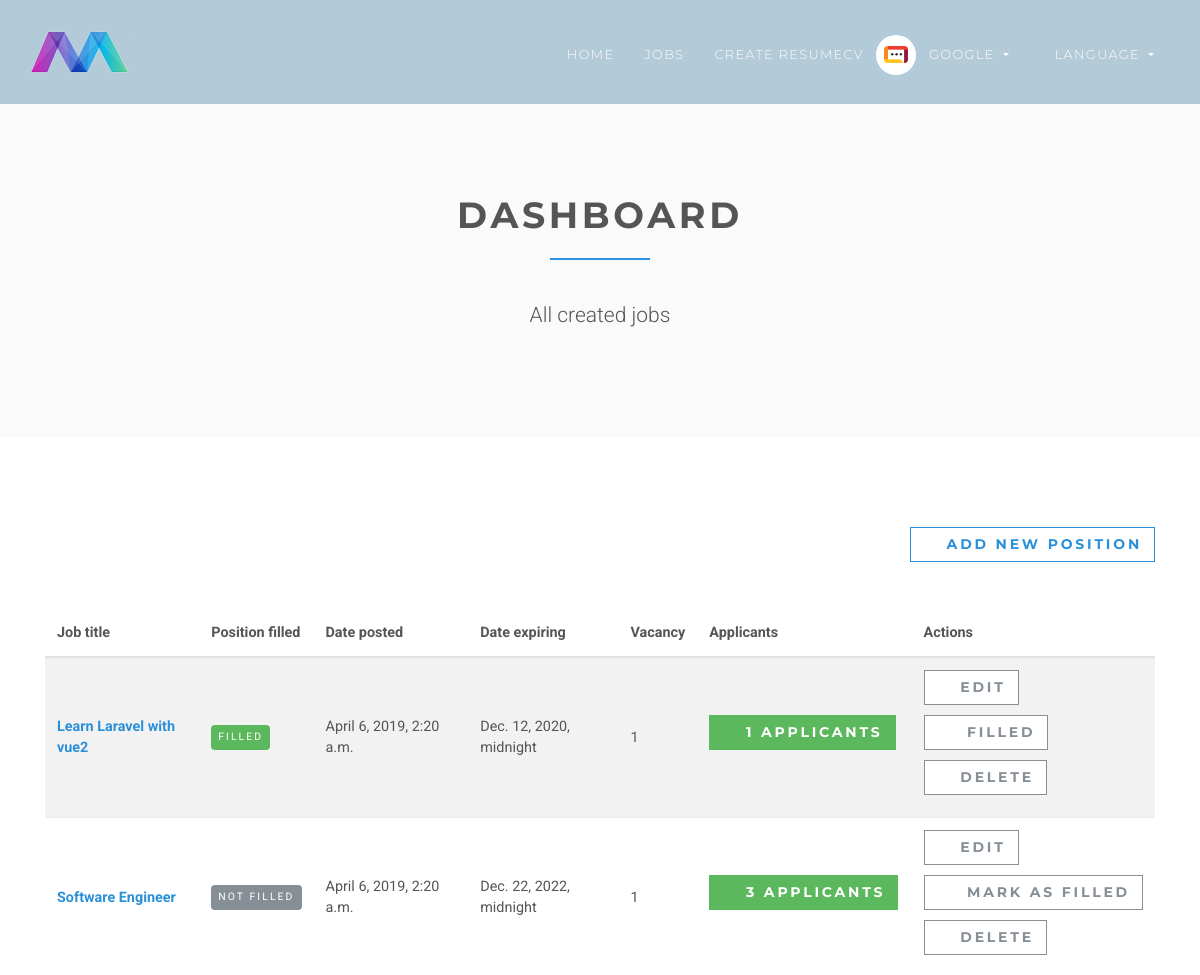
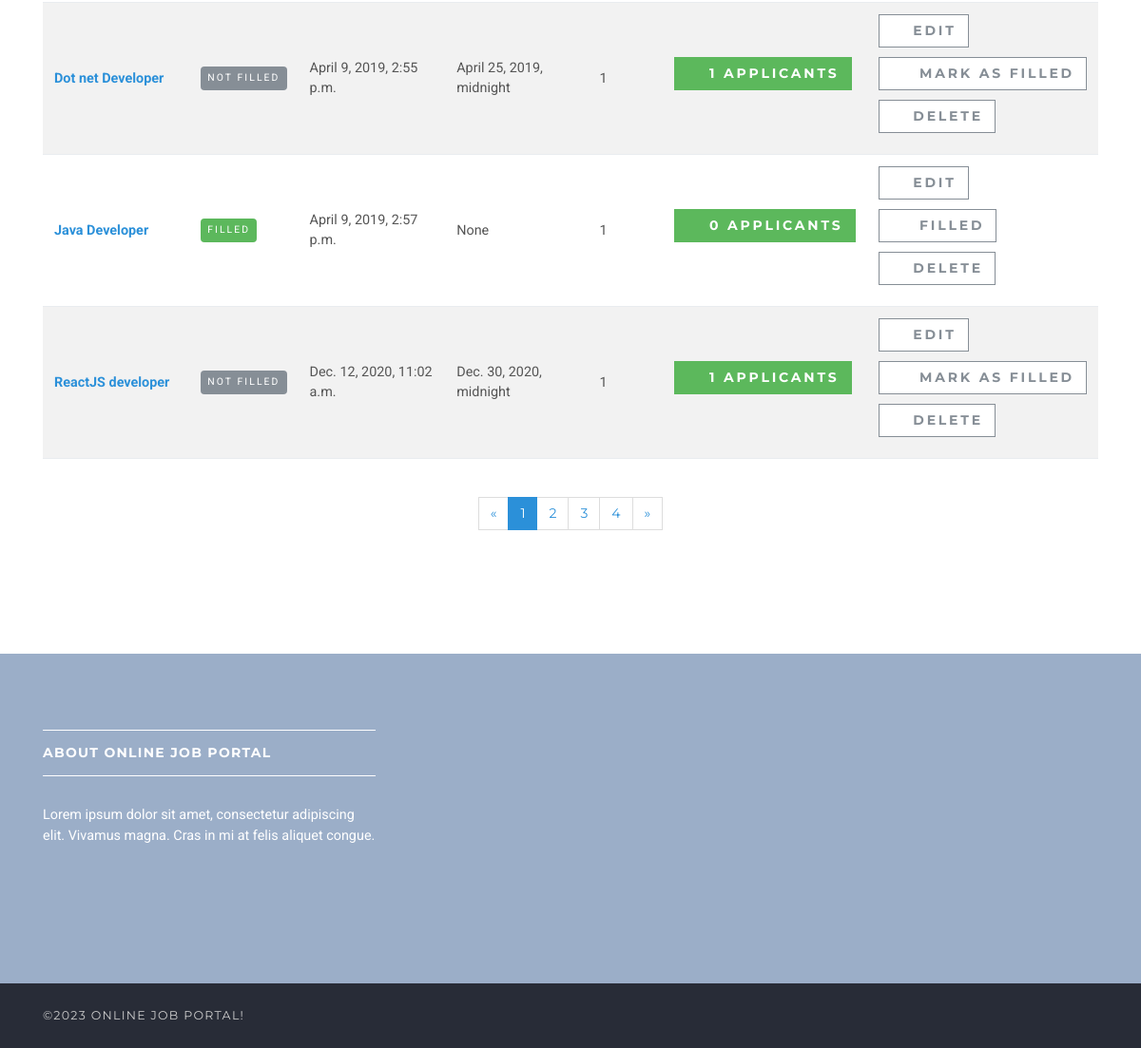
Page /en/employer/dashboard/ (signed in) on the committed database (2 pictures, top to bottom).
### accounts/models.py (models this page shows, shortened)
class User(AbstractUser):
    username = None
    role = models.CharField(max_length=12, error_messages={"required": "Role must be provided"})
    gender = models.CharField(max_length=10, blank=True, null=True, default="")
    email = models.EmailField(
        unique=True, blank=False, error_messages={"unique": "A user with that email already exists."}
    )
    USERNAME_FIELD = "email"
    REQUIRED_FIELDS = []
    objects = UserManager()

### jobsapp/models.py (models this page shows, shortened)
class Job(models.Model):
    user = models.ForeignKey(User, on_delete=models.CASCADE)
    title = models.CharField(max_length=300)
    description = models.TextField()
    location = models.CharField(max_length=150)
    type = models.CharField(choices=JOB_TYPE, max_length=10)
    category = models.CharField(max_length=100)
    last_date = models.DateTimeField()
    company_name = models.CharField(max_length=100)
    company_description = models.CharField(max_length=300)
    website = models.CharField(max_length=100, default="")
    created_at = models.DateTimeField(default=timezone.now)
    filled = models.BooleanField(default=False)
    salary = models.IntegerField(default=0, blank=True)
    tags = models.ManyToManyField(Tag)
    vacancy = models.IntegerField(default=1)
    objects = JobManager()
    class Meta:
        ordering = ["id"]

### jobsapp/views/employer.py (the view)
# urls.py: path("", DashboardView.as_view(), name="employer-dashboard"),
class DashboardView(ListView):
    model = Job
    template_name = "jobs/employer/dashboard.html"
    context_object_name = "jobs"
    @method_decorator(login_required(login_url=reverse_lazy("accounts:login")))
    @method_decorator(user_is_employer)
    def dispatch(self, request, *args, **kwargs):
        return super().dispatch(self.request, *args, **kwargs)
    def get_queryset(self):
        return self.model.objects.filter(user_id=self.request.user.id)

### templates/jobs/employer/dashboard.html (shortened to what this page needs)
{% extends 'base.html' %}
{% load static %}
{% block content %}
    <section class="bg-light-gray">
        <div class="container">
            <div class="row">
                <div class="col-lg-8 mx-auto">
                    <h1 class="heading">Dashboard</h1>
                    <p class="lead text-center">All created jobs</p>
                </div>
            </div>
        </div>
    </section>
    <section>
        <div class="container">
            <div class="row">
                <div class="col-lg-12 text-right mb-5">
                    <a href="{% url 'jobs:employer-jobs-create' %}" class="btn btn-outline-white-primary">
                        <i class="fa fa-plus"></i>Add new position
                    </a>
                </div>
                <div class="col-lg-12">
                    <div class="table-responsive">
                        <table class="table table-striped table-hover table-client-dashboard">
                            <thead>
                            <tr>
                                <th>Job title</th>
                                <th>Position filled</th>
                                <th>Date posted</th>
                                <th>Date expiring</th>
                                <th>Vacancy</th>
                                <th>Applicants</th>
                                <th>Actions</th>
                            </tr>
                            </thead>
                            <tbody>
                            {% for job in jobs %}
                                <tr>
                                    <th><a href="{% url 'jobs:jobs-detail' job.id %}">{{ job.title }}</a>
                                    </th>
                                    <td>
                                        {% if job.filled %}
                                            <span class="badge badge-success">Filled</span>
                                        {% else %}
                                            <span class="badge badge-secondary">Not Filled</span>
                                        {% endif %}
                                    </td>
                                    <td>{{ job.created_at }}</td>
                                    <td>{{ job.last_date }}</td>
                                    <td>{{ job.vacancy }}</td>
                                    <td>
                                        <a href="{% url 'jobs:employer-dashboard-applicants' job.id %}"
                                           class="btn btn-success">
                                            <i class="fa fa-users"></i>{{ job.applicants.count }}
                                            <span class="hidden-xs hidden-sm">Applicants</span>
                                        </a>
                                    </td>
                                    <td>
                                        <a href="{% url 'jobs:employer-jobs-edit' job.id %}" class="btn btn-outline-white-secondary">
                                            <i class="fa fa-edit"></i>Edit
                                        </a>
                                        <br>
                                        {% if job.filled %}
                                            <a href="{% url 'jobs:job-mark-filled' job.id %}"
                                               class="btn btn-outline-white-secondary">
                                                <i class="fa fa-check-circle-o"></i>
                                                <span class="hidden-xs hidden-sm">Filled</span>
                                            </a><br>
                                        {% else %}
                                            <a href="{% url 'jobs:job-mark-filled' job.id %}"
                                               class="btn btn-outline-white-secondary">
                                                <i class="fa fa-check-circle-o"></i>
                                                <span class="hidden-xs hidden-sm">Mark as </span>filled
                                            </a><br>
                                        {% endif %}
                                        <a href="#" class="btn btn-outline-white-secondary">
                                            <i class="fa fa-times-circle-o"></i>Delete
                                        </a>
                                    </td>
                                </tr>
                            {% endfor %}
                            </tbody>
                        </table>
                    </div>
                    <div class="pages">
                        <nav aria-label="Page navigation example" class="d-flex justify-content-center mt-4 mb-4">
                            <ul class="pagination">
                                <li class="page-item"><a href="#" aria-label="Previous" class="page-link"><span
                                        aria-hidden="true">«</span><span class="sr-only">Previous</span></a></li>
                                <li class="page-item active"><a href="#" class="page-link">1</a></li>
                                <li class="page-item"><a href="#" class="page-link">2</a></li>
                                <li class="page-item"><a href="#" class="page-link">3</a></li>
                                <li class="page-item"><a href="#" class="page-link">4</a></li>
                                <li class="page-item"><a href="#" aria-label="Next" class="page-link"><span
                                        aria-hidden="true">»</span><span class="sr-only">Next</span></a></li>
                            </ul>
                        </nav>
                    </div>
                </div>
            </div>
        </div>
    </section>
{% endblock %}

### templates/base.html (shortened to what this page needs)
{% load static %}
{% load static i18n %}
{% get_current_language as LANGUAGE_CODE %}
<!DOCTYPE html>
<html lang="{{ LANGUAGE_CODE }}">
<head>
    <link rel="stylesheet"
          href="{% static 'vendor/bootstrap/css/bootstrap.min.css' %}">
    <link rel="stylesheet"
          href="{% static 'vendor/font-awesome/css/font-awesome.min.css' %}">
    <link rel="stylesheet" href="{% static 'vendor/owl.carousel/assets/owl.carousel.css' %}">
    <link rel="stylesheet" href="{% static 'vendor/owl.carousel/assets/owl.theme.default.css' %}">
    <link rel="stylesheet" href="{% static 'css/style.default.css' %}" id="theme-stylesheet">
    <link rel="stylesheet" href="{% static 'css/custom.css' %}">
    <link rel="stylesheet" href="https://cdnjs.cloudflare.com/ajax/libs/toastr.js/latest/toastr.min.css"/>
</head>
<body>
<header class="header">
    <nav class="navbar navbar-expand-lg">
        <div class="container-fluid">
            <a href="{% url 'jobs:home' %}" class="navbar-brand">
                <img src="{% static 'img/logo-small.png' %}" alt="logo" class="d-none d-lg-block">
            </a>
            <div id="navbarSupportedContent" class="collapse navbar-collapse">
                {% with request.resolver_match.url_name as url_name %}
                    <ul class="navbar-nav ml-auto">
                        <li class="nav-item {% if url_name == 'home' %}active{% endif %}">
                            <a href="{% url 'jobs:home' %}" class="nav-link">Home <span class="sr-only">(current)</span></a>
                        </li>
                        <li class="nav-item {% if url_name == 'jobs' %}active{% endif %}">
                            <a href="{% url 'jobs:jobs' %}" class="nav-link">Jobs</a>
                        </li>
                        <li class="nav-item {% if url_name == 'templates' %}active{% endif %}">
                            <a href="{% url 'resume_cv:templates' %}" class="nav-link">Create ResumeCV</a>
                        </li>
                        {% if request.user.is_authenticated and request.user.role == 'employer' %}
                            <li class="nav-item dropdown">
                                <a id="clientZone" href="#" data-toggle="dropdown"
                                   aria-haspopup="true" aria-expanded="false"
                                   class="nav-link dropdown-toggle has-img mb-3 mb-lg-0 mt-3 mt-lg-0">
                                    <div class="client-menu-image">
                                        <div class="inner">
                                            <img src="{% static 'img/company-1.png' %}"
                                                 alt="company image"
                                                 class="img-fluid">
                                        </div>
                                    </div>
                                    {% if request.user.role == 'employee' %}
                                        {{ request.user.first_name }} {{ request.user.last_name }}
                                    {% else %}
                                        {{ request.user.first_name }}
                                    {% endif %}
                                </a>
                            </li>
                        {% endif %}
                        {% include "lang_selector.html" %}
                    </ul>
                {% endwith %}
            </div>
        </div>
    </nav>
</header>
<div>
    {% block content %} {% endblock %}
</div>
<footer class="footer">
    <div class="footer__block">
        <div class="container">
            <div class="row">
                <div class="col-lg-4 col-md-12 mb-5">
                    <h4 class="h5">About Online Job Portal</h4>
                    <p> Lorem ipsum dolor sit amet, consectetur adipiscing elit. Vivamus magna. Cras in mi at felis
                        aliquet congue. </p>
                </div>
            </div>
        </div>
    </div>
    <div class="footer__copyright">
        <div class="container">
            <div class="row">
                <div class="col-md-4 text-md-left text-center">
                    <p>&copy;{% now "Y" %} Online Job Portal!</p>
                </div>
            </div>
        </div>
    </div>
</footer>
</body>
</html>

### rows in the picture
User: user.first_name "GOOGLE"
Job: title "Learn Laravel with vue2", filled "FILLED", created_at "April 6, 2019, 2:20 a.m.", last_date "Dec. 12, 2020, midnight", vacancy "1", applicants.count "1"
Job: title "Software Engineer", filled "NOT FILLED", created_at "April 6, 2019, 2:20 a.m.", last_date "Dec. 22, 2022, midnight", vacancy "1", applicants.count "3"
Job: title "Dot net Developer", filled "NOT FILLED", created_at "April 9, 2019, 2:55 p.m.", last_date "April 25, 2019, midnight", vacancy "1", applicants.count "1"
Job: title "Java Developer", filled "FILLED", created_at "April 9, 2019, 2:57 p.m.", last_date "None", vacancy "1", applicants.count "0"
Job: title "ReactJS developer", filled "NOT FILLED", created_at "Dec. 12, 2020, 11:02 a.m.", last_date "Dec. 30, 2020, midnight", vacancy "1", applicants.count "1"
